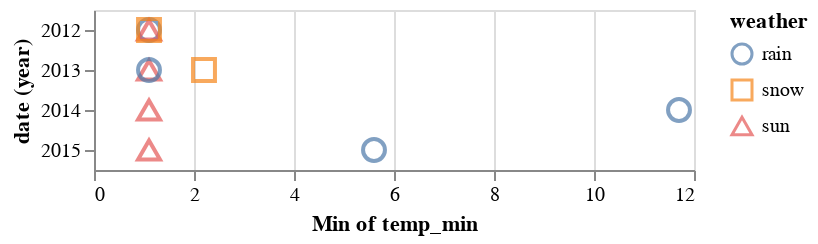

The code cell stored with this chart in its notebook:
### Markdown cell above
If we were to visualize this data 
in order to answer the the question
"what what the minimum temperature each year for the difference types of weather?"
it might look something like this:

### Code cell
alt.Chart(df).mark_point(size=120, opacity=0.7).encode(
    y='year(date):N',
    x='min(temp_min)',
    color='weather',
    shape='weather'
)

### Figure 1 — Vega specification as saved in the notebook (floating-point values rounded to 4 significant figures)
{"$schema": "https://vega.github.io/schema/vega/v5.json", "data": [{"name": "source_0", "values": [{"min_temp_min": 1.1, "weather": "rain", "year_date": "2012-01-01T00:00:00.000"}, {"min_temp_min": 1.1, "weather": "sun", "year_date": "2012-01-01T00:00:00.000"}, {"min_temp_min": 1.1, "weather": "snow", "year_date": "2012-01-01T00:00:00.000"}, {"min_temp_min": 1.1, "weather": "sun", "year_date": "2013-01-01T00:00:00.000"}, {"min_temp_min": 1.1, "weather": "rain", "year_date": "2013-01-01T00:00:00.000"}, {"min_temp_min": 2.2, "weather": "snow", "year_date": "2013-01-01T00:00:00.000"}, {"min_temp_min": 1.1, "weather": "sun", "year_date": "2014-01-01T00:00:00.000"}, {"min_temp_min": 11.7, "weather": "rain", "year_date": "2014-01-01T00:00:00.000"}, {"min_temp_min": 1.1, "weather": "sun", "year_date": "2015-01-01T00:00:00.000"}, {"min_temp_min": 5.6, "weather": "rain", "year_date": "2015-01-01T00:00:00.000"}], "transform": [{"type": "formula", "expr": "toDate(datum['year_date'])", "as": "year_date"}]}, {"name": "source_0_x_domain_min_temp_min", "values": [{"min": 1.1, "max": 11.7}]}, {"name": "source_0_y_domain_year_date", "values": [{"year_date": "2012-01-01T00:00:00.000"}, {"year_date": "2013-01-01T00:00:00.000"}, {"year_date": "2014-01-01T00:00:00.000"}, {"year_date": "2015-01-01T00:00:00.000"}], "transform": [{"type": "formula", "expr": "toDate(datum['year_date'])", "as": "year_date"}]}, {"name": "source_0_color_domain_weather", "values": [{"weather": "rain"}, {"weather": "sun"}, {"weather": "snow"}]}, {"name": "source_0_shape_domain_weather", "values": [{"weather": "rain"}, {"weather": "sun"}, {"weather": "snow"}]}], "signals": [{"name": "y_step", "value": 20}, {"name": "height", "update": "bandspace(domain('y').length, 1, 0.5) * y_step"}], "marks": [{"type": "symbol", "name": "marks", "from": {"data": "source_0"}, "encode": {"update": {"size": {"value": 120}, "y": {"field": "year_date", "scale": "y"}, "x": {"field": "min_temp_min", "scale": "x"}, "fill": {"value": "transparent"}, "stroke": {"field": "weather", "scale": "color"}, "shape": {"field": "weather", "scale": "shape"}, "opacity": {"value": 0.7}}}, "style": ["point"]}], "scales": [{"name": "x", "type": "linear", "domain": [{"signal": "(data(\"source_0_x_domain_min_temp_min\")[0] || {}).min"}, {"signal": "(data(\"source_0_x_domain_min_temp_min\")[0] || {}).max"}], "range": [0, {"signal": "width"}], "nice": true, "zero": true}, {"name": "y", "type": "point", "domain": {"data": "source_0_y_domain_year_date", "field": "year_date", "sort": true}, "range": {"step": {"signal": "y_step"}}, "padding": 0.5}, {"name": "color", "type": "ordinal", "domain": {"data": "source_0_color_domain_weather", "field": "weather", "sort": true}, "range": "category"}, {"name": "shape", "type": "ordinal", "domain": {"data": "source_0_shape_domain_weather", "field": "weather", "sort": true}, "range": "symbol"}], "axes": [{"scale": "x", "domain": false, "zindex": 0, "grid": true, "labels": false, "gridScale": "y", "maxExtent": 0, "minExtent": 0, "tickCount": {"signal": "ceil(width/40)"}, "aria": false, "ticks": false, "orient": "bottom"}, {"scale": "x", "title": "Min of temp_min", "labelFlush": true, "labelOverlap": true, "orient": "bottom", "tickCount": {"signal": "ceil(width/40)"}, "zindex": 0, "grid": false}, {"scale": "y", "formatType": "time", "grid": false, "labelOverlap": true, "orient": "left", "format": {"signal": "timeUnitSpecifier([\"year\"], {\"year-month\":\"%b %Y \",\"year-month-date\":\"%b %d, %Y \"})"}, "title": "date (year)", "zindex": 0, "tickMinStep": {"signal": "datetime(2002, 0, 1, 0, 0, 0, 0) - datetime(2001, 0, 1, 0, 0, 0, 0)"}}], "width": 300, "style": "cell", "background": "white", "padding": 5, "legends": [{"stroke": "color", "symbolType": "circle", "title": "weather", "encode": {"symbols": {"update": {"fill": {"value": "transparent"}, "opacity": {"value": 0.7}}}}, "shape": "shape"}]}
